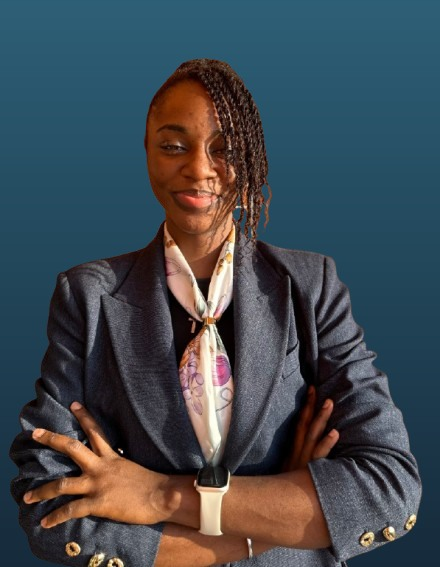
#> input picture assets/profile.jpg, 440 x 567 px; its folder holds 5 pictures in this run
$ python enhance_photo.py
#> lines starting #> are read from the running program, lines starting #| are printed output that depends on the picture
#> in main, img is the input picture: PIL image 440x567 RGB; mean R, G, B 65.9, 74.3, 81
#!/usr/bin/env python3
"""Éclaircit et neutralise la teinte de la photo de profil."""
from pathlib import Path

try:
    import numpy as np
    from PIL import Image, ImageEnhance, ImageFilter
except ImportError:
    raise SystemExit("pip install pillow numpy")

SRC = Path(__file__).resolve().parents[1] / "assets" / "profile.jpg"
OUT = SRC


def enhance(img: Image.Image) -> Image.Image:
    arr = np.array(img.convert("RGB"), dtype=np.float32)
    r, g, b = arr[..., 0], arr[..., 1], arr[..., 2]
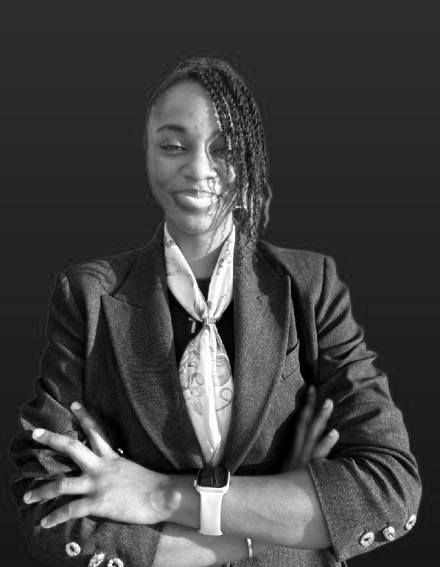
#> r: shape (567, 440) float32; min 0, max 255, mean 65.9
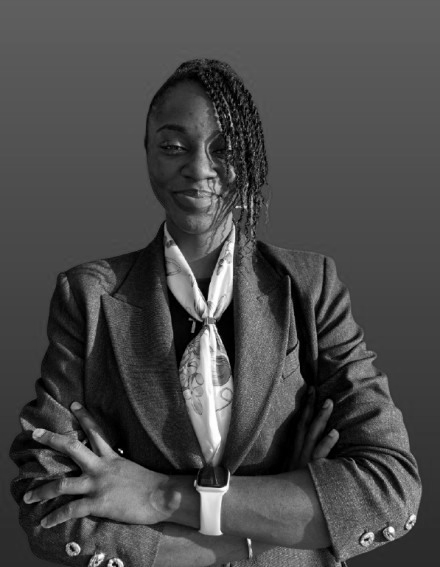
#> g: shape (567, 440) float32; min 0, max 255, mean 74.3
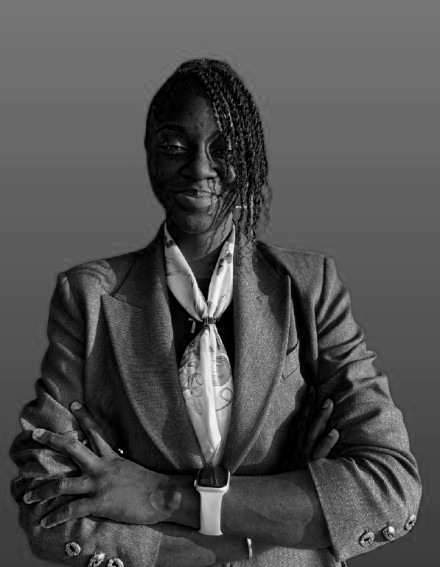
#> b: shape (567, 440) float32; min 0, max 251, mean 81

    # Correction teinte chaude (orange) → plus neutre
    arr[..., 0] = np.clip(r * 0.94, 0, 255)
    arr[..., 1] = np.clip(g * 0.98, 0, 255)
    arr[..., 2] = np.clip(b * 1.06, 0, 255)

    # Relève les ombres pour un rendu plus clair
    lum = 0.299 * arr[..., 0] + 0.587 * arr[..., 1] + 0.114 * arr[..., 2]
    shadow = np.clip((128 - lum) / 128, 0, 1)
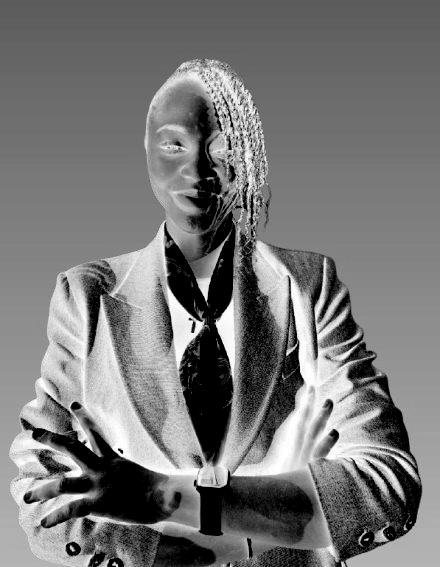
#> shadow: shape (567, 440) float32; min 0, max 1, mean 0.466
    lift = 32 * shadow
    for c in range(3):
        arr[..., c] = np.clip(arr[..., c] + lift, 0, 255)
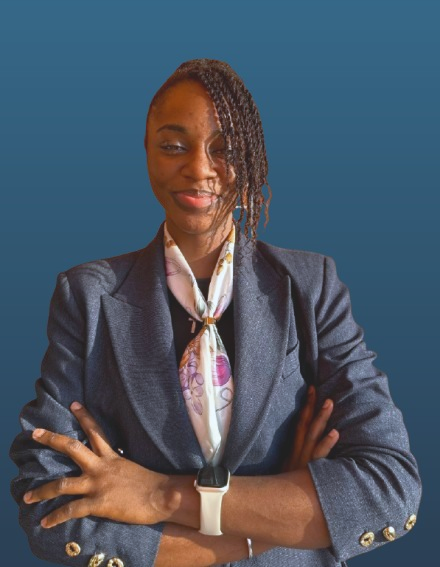
#> arr: shape (567, 440, 3) float32; mean R, G, B 76.9, 87.7, 100.8

    # Luminosité globale
    arr = np.clip(arr * 1.1 + 10, 0, 255)
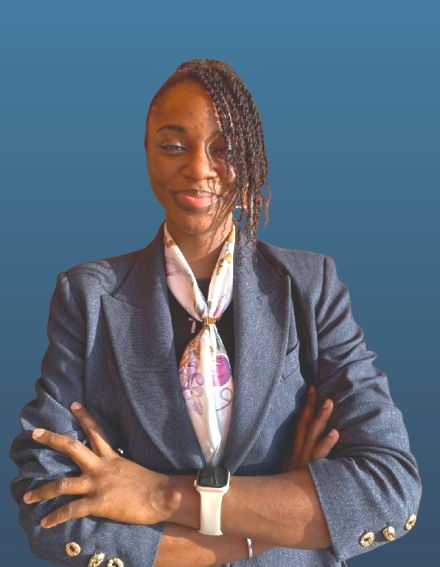
#> arr: shape (567, 440, 3) float32; mean R, G, B 94.4, 106.4, 120.7
    out = Image.fromarray(arr.astype(np.uint8))

    out = ImageEnhance.Brightness(out).enhance(1.06)
    out = ImageEnhance.Contrast(out).enhance(0.97)
    out = ImageEnhance.Color(out).enhance(0.94)
    out = out.filter(ImageFilter.UnsharpMask(radius=1.2, percent=80, threshold=3))

    return out


def main():
    img = Image.open(SRC)
    enhanced = enhance(img)
    enhanced.save(OUT, "JPEG", quality=93, optimize=True)
    print(f"Saved: {OUT} ({enhanced.size[0]}x{enhanced.size[1]})")
#| Saved: assets/profile.jpg (440x567)


if __name__ == "__main__":
    main()
